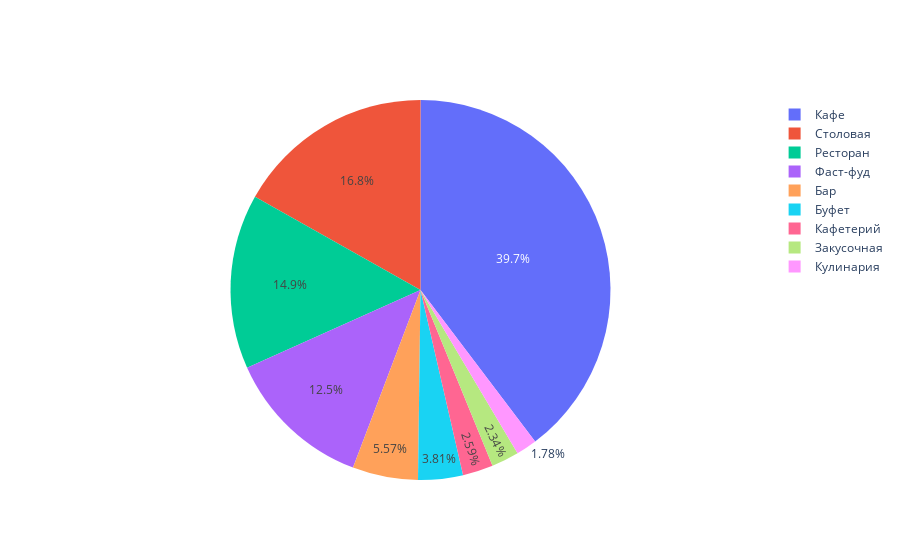

Notebook code for this chart:
### Markdown cell above
В данной таблице 9 типов заведений - больше всего кафе(6099), а меньше всего кулинарий (273).

### Code cell
name_rest1 = ['Кафе', 'Столовая', 'Ресторан', 'Фаст-фуд', 'Бар', 'Буфет', 'Кафетерий', 'Закусочная', 'Кулинария']
fig = go.Figure(data=[go.Pie(labels=name_rest1, values=type_object)])
fig.show()

### Figure 1 — Plotly figure (JSON) as saved in the notebook; plotly's stock layout.template omitted (floating-point values rounded to 4 significant figures)
{"data": [{"labels": ["Кафе", "Столовая", "Ресторан", "Фаст-фуд", "Бар", "Буфет", "Кафетерий", "Закусочная", "Кулинария"], "type": "pie", "values": [6099, 2587, 2285, 1923, 856, 585, 398, 360, 273]}], "layout": {}}
